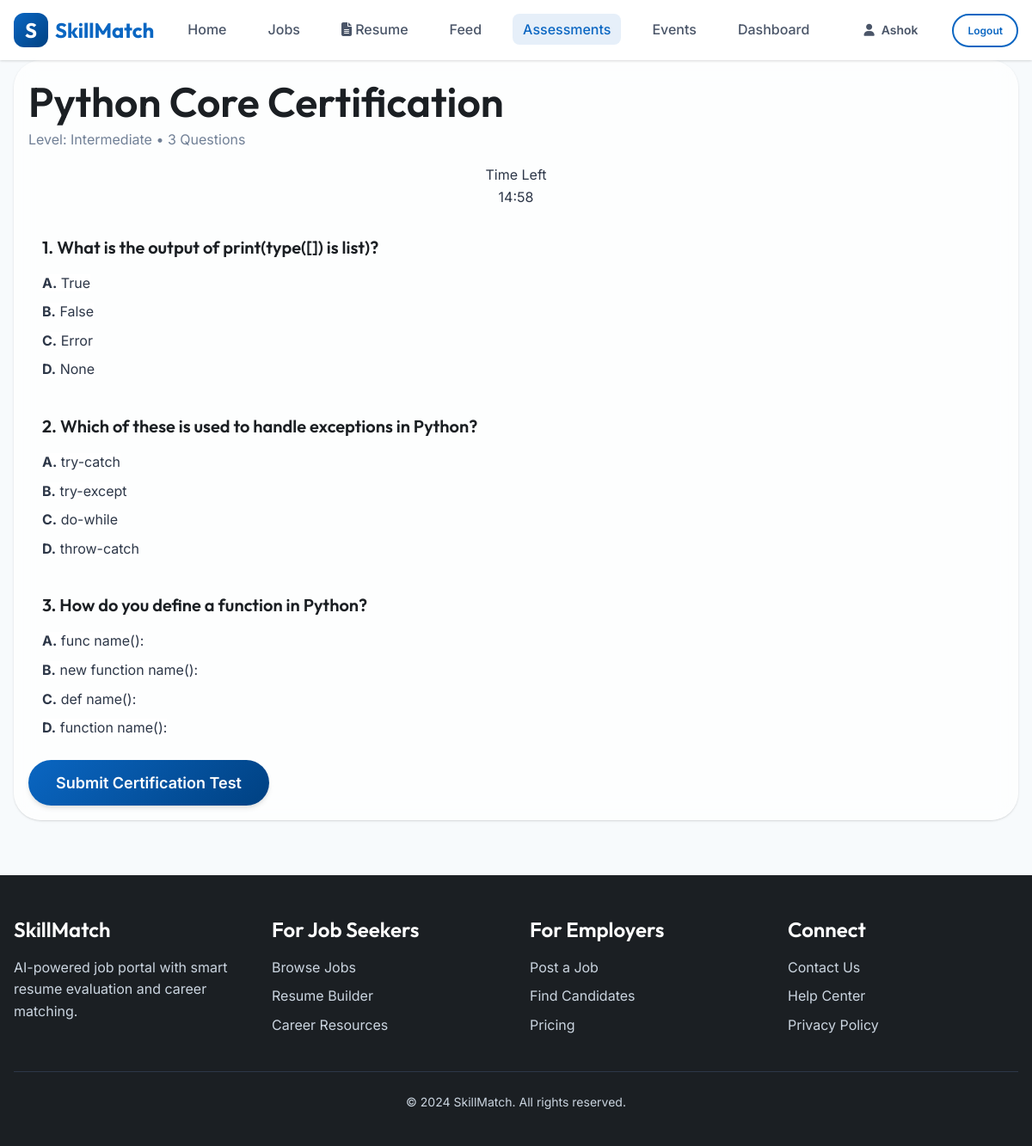
The page /tests/skill/1 (signed in) on the database its author committed.
### models.py (models this page shows)
class User(UserMixin, db.Model):
    id = db.Column(db.Integer, primary_key=True)
    email = db.Column(db.String(120), unique=True, nullable=False)
    password_hash = db.Column(db.String(256), nullable=False)
    role = db.Column(db.String(20), nullable=False)  # 'seeker' or 'employer'
    name = db.Column(db.String(100), nullable=False)
    phone = db.Column(db.String(20))
    headline = db.Column(db.String(200))
    bio = db.Column(db.Text)
    profile_image = db.Column(db.String(200))
    face_encoding = db.Column(db.Text)  # JSON encoded face data
    company_name = db.Column(db.String(100))  # For employers
    preferred_language = db.Column(db.String(10), default='en')  # 'en', 'hi', 'ta'
    created_at = db.Column(db.DateTime, default=datetime.utcnow)
    skills = db.relationship('Skill', backref='user', lazy=True, cascade='all, delete-orphan')
    experiences = db.relationship('Experience', backref='user', lazy=True, cascade='all, delete-orphan')
    educations = db.relationship('Education', backref='user', lazy=True, cascade='all, delete-orphan')
    resume = db.relationship('Resume', backref='user', uselist=False, cascade='all, delete-orphan')
    posts = db.relationship('Post', backref='author', lazy=True, cascade='all, delete-orphan')
    jobs = db.relationship('Job', backref='employer', lazy=True, cascade='all, delete-orphan')
    applications = db.relationship('Application', backref='applicant', lazy=True, cascade='all, delete-orphan')
    test_results = db.relationship('PsychologicalTestResult', backref='user', lazy=True)
    skill_test_results = db.relationship('SkillTestResult', backref='user', lazy=True)
    event_registrations = db.relationship('EventRegistration', backref='user', lazy=True)
    certificates = db.relationship('Certificate', backref='user', lazy=True)

class SkillTest(db.Model):
    id = db.Column(db.Integer, primary_key=True)
    skill_name = db.Column(db.String(50), nullable=False)
    level = db.Column(db.String(20))  # 'beginner', 'intermediate', 'advanced'
    questions_json = db.Column(db.Text, nullable=False)
    duration_minutes = db.Column(db.Integer, default=30)

### modules/tests.py (the view)
@tests_bp.route('/skill/<int:test_id>')
@login_required
def take_skill_test(test_id):
    test = SkillTest.query.get_or_404(test_id)
    questions = json.loads(test.questions_json)
    return render_template('tests/take_skill.html', test=test, questions=questions)

### app.py (called while the page is built)
def get_locale():
    if current_user.is_authenticated and current_user.preferred_language:
        return current_user.preferred_language
    return request.accept_languages.best_match(app.config['LANGUAGES'])

@app.context_processor
def inject_locale():
    return dict(get_locale=get_locale)

@login_manager.user_loader
def load_user(id):
    return User.query.get(int(id))

### templates/tests/take_skill.html (shortened to what this page needs)
{% extends "base.html" %}
{% block content %}
<div class="container py-5">
    <div class="row justify-content-center">
        <div class="col-lg-8">
            <div class="card shadow border-0 glass-card">
                <div class="card-body p-4 p-md-5">
                    <div class="d-flex justify-content-between align-items-center mb-4">
                        <div>
                            <h1 class="h2 fw-bold mb-1">{{ test.skill_name }} Certification</h1>
                            <p class="text-muted mb-0">Level: {{ test.level|capitalize }} • {{ questions|length }}
                                Questions</p>
                        </div>
                        <div class="timer-box text-center p-2 rounded-3 bg-dark text-white shadow-sm"
                            style="min-width: 100px;">
                            <div class="small text-uppercase opacity-75">Time Left</div>
                            <div id="timer" class="h4 mb-0 fw-bold">30:00</div>
                        </div>
                    </div>
                    <form action="{{ url_for('tests_bp.submit_skill_test', test_id=test.id) }}" method="POST"
                        id="skillForm">
                        <div class="test-questions">
                            {% for question in questions %}
                            <div class="question-block mb-5 p-4 rounded-4 bg-light bg-opacity-50">
                                <h5 class="mb-4 fw-bold">{{ loop.index }}. {{ question.text }}</h5>
                                <div class="options-list">
                                    {% for key, text in question.options.items() %}
                                    <div class="form-check custom-skill-option mb-2">
                                        <label class="form-check-label w-100 p-3 rounded-3 border"
                                            for="q_{{ loop.index0 }}_{{ key }}">
                                            <strong>{{ key }}.</strong> {{ text }}
                                        </label>
                                    </div>
                                    {% endfor %}
                                </div>
                            </div>
                            {% endfor %}
                        </div>
                        <div class="d-grid mt-5">
                            <button type="submit" class="btn btn-primary btn-lg rounded-pill shadow-lg">Submit
                                Certification Test</button>
                        </div>
                    </form>
                </div>
            </div>
        </div>
    </div>
</div>
{% endblock %}

### templates/base.html (shortened to what this page needs)
<!DOCTYPE html>
<html lang="{{ get_locale() }}">
<head>
    <link rel="stylesheet" href="https://cdnjs.cloudflare.com/ajax/libs/font-awesome/6.4.2/css/all.min.css">
    <link rel="stylesheet" href="{{ url_for('static', filename='css/styles.css') }}">
</head>
<body>
    <nav class="navbar">
        <div class="container">
            <a href="{{ url_for('index') }}" class="logo">
                <div class="logo-icon">S</div>
                SkillMatch
            </a>
            <ul class="nav-links">
                <li><a href="{{ url_for('index') }}" class="{{ 'active' if request.endpoint == 'index' }}">Home</a></li>
                <li><a href="{{ url_for('jobs_bp.jobs_list') }}"
                        class="{{ 'active' if request.endpoint == 'jobs_bp.jobs_list' }}">Jobs</a></li>
                {% if current_user.is_authenticated %}
                {% if current_user.role == 'seeker' %}
                <li><a href="{{ url_for('resume_analyze') }}"
                        class="{{ 'active' if request.endpoint == 'resume_analyze' }}">
                        <i class="fas fa-file-alt"></i> Resume
                    </a></li>
                {% endif %}
                <li><a href="{{ url_for('social_bp.feed') }}"
                        class="{{ 'active' if request.endpoint == 'social_bp.feed' }}">Feed</a></li>
                <li><a href="{{ url_for('tests_bp.index') }}"
                        class="{{ 'active' if 'tests_bp.' in (request.endpoint or '') }}">Assessments</a></li>
                <li><a href="{{ url_for('events_bp.index') }}"
                        class="{{ 'active' if 'events_bp.' in (request.endpoint or '') }}">Events</a></li>
                <li><a href="{{ url_for('dashboard') }}"
                        class="{{ 'active' if request.endpoint == 'dashboard' }}">Dashboard</a></li>
                {% endif %}
            </ul>
            <div class="nav-actions flex items-center gap-4">
                {% if current_user.is_authenticated %}
                <a href="{{ url_for('profile') }}" class="btn btn-ghost">
                    <i class="fas fa-user"></i>
                    {{ current_user.name.split()[0] }}
                </a>
                <a href="{{ url_for('logout') }}" class="btn btn-secondary btn-sm">Logout</a>
                {% endif %}
            </div>
        </div>
    </nav>
    <main>
        {% block content %}{% endblock %}
    </main>
    <footer class="footer">
        <div class="container">
            <div class="footer-grid">
                <div>
                    <h4>SkillMatch</h4>
                    <p>AI-powered job portal with smart resume evaluation and career matching.</p>
                </div>
                <div>
                    <h4>For Job Seekers</h4>
                    <ul class="footer-links">
                        <li><a href="#">Browse Jobs</a></li>
                        <li><a href="#">Resume Builder</a></li>
                        <li><a href="#">Career Resources</a></li>
                    </ul>
                </div>
                <div>
                    <h4>For Employers</h4>
                    <ul class="footer-links">
                        <li><a href="#">Post a Job</a></li>
                        <li><a href="#">Find Candidates</a></li>
                        <li><a href="#">Pricing</a></li>
                    </ul>
                </div>
                <div>
                    <h4>Connect</h4>
                    <ul class="footer-links">
                        <li><a href="#">Contact Us</a></li>
                        <li><a href="#">Help Center</a></li>
                        <li><a href="#">Privacy Policy</a></li>
                    </ul>
                </div>
            </div>
            <div class="footer-bottom">
                <p>&copy; 2024 SkillMatch. All rights reserved.</p>
            </div>
        </div>
    </footer>
</body>
</html>

### templates/tests/take_skill.html (style rules this page uses)
.glass-card { background: rgba(255, 255, 255, 0.8); backdrop-filter: blur(15px); border: 1px solid rgba(255, 255, 255, 0.3); border-radius: 2rem; }
.custom-skill-option .form-check-label { background: white; cursor: pointer; transition: all 0.2s ease; }

### rows shown on the page
User: name "Ashok"
SkillTest: skill_name "Python Core", level "Intermediate"

### other values the page prints
{{ questions|length }} "3"
{{ question.text }} "What is the output of print(type([]) is list)?" "Which of these is used to handle exceptions in Python?" "How do you define a function in Python?"
{{ key }} "A" "B" "C" "D" "A" "B" "C" "D" "A" "B" "C" "D"
{{ text }} "True" "False" "Error" "None" "try-catch" "try-except" "do-while" "throw-catch" "func name():" "new function name():" "def name():" "function name():"
